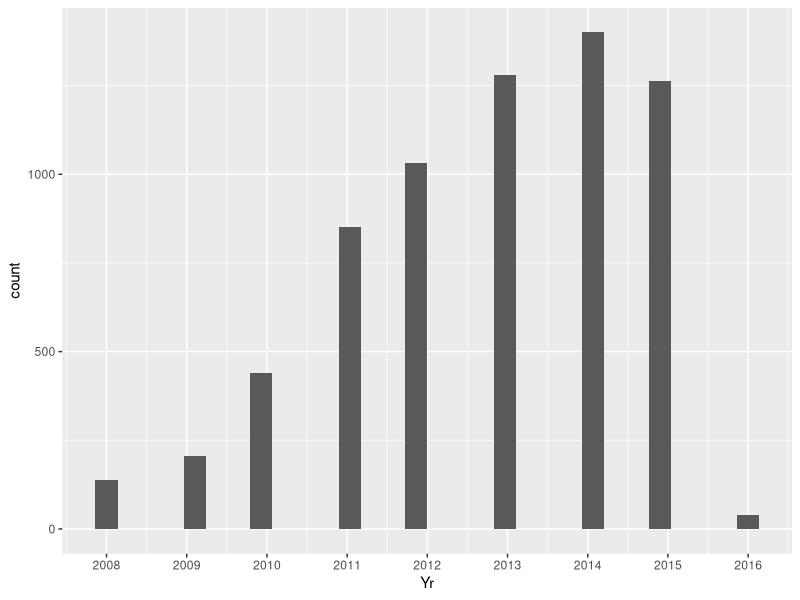
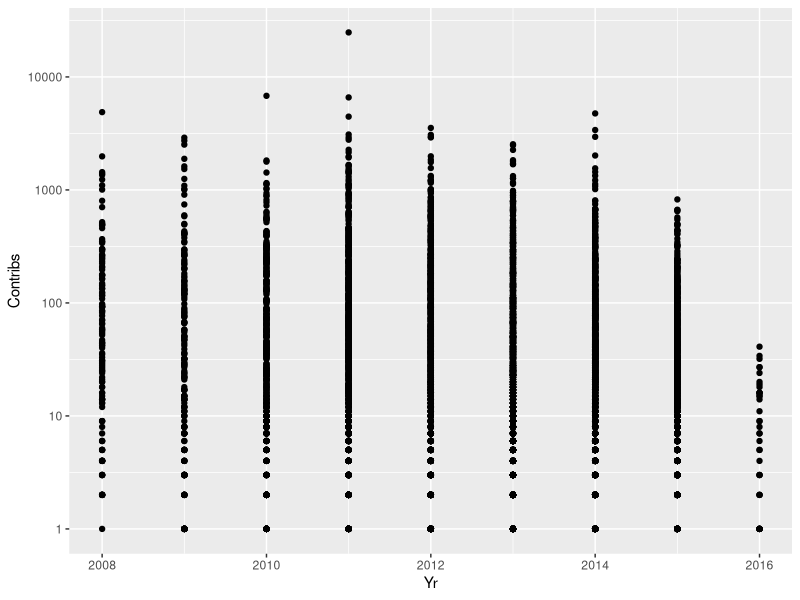
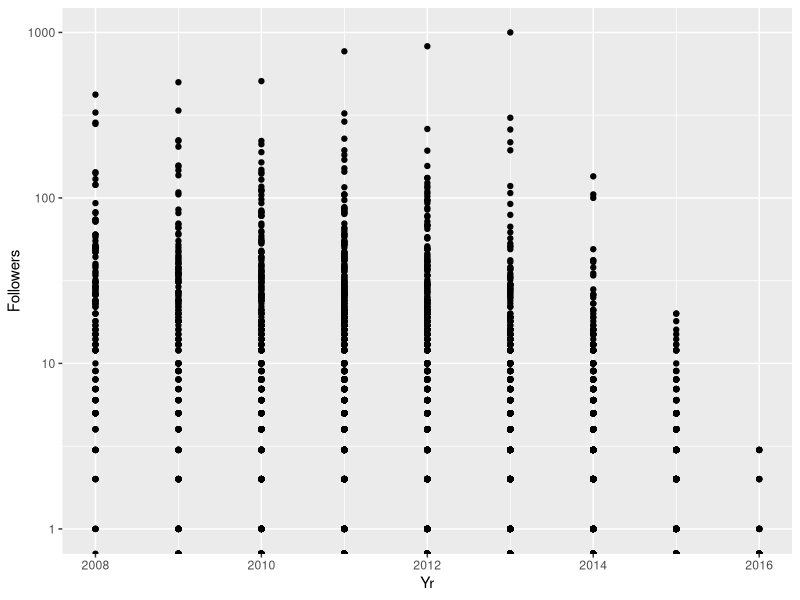
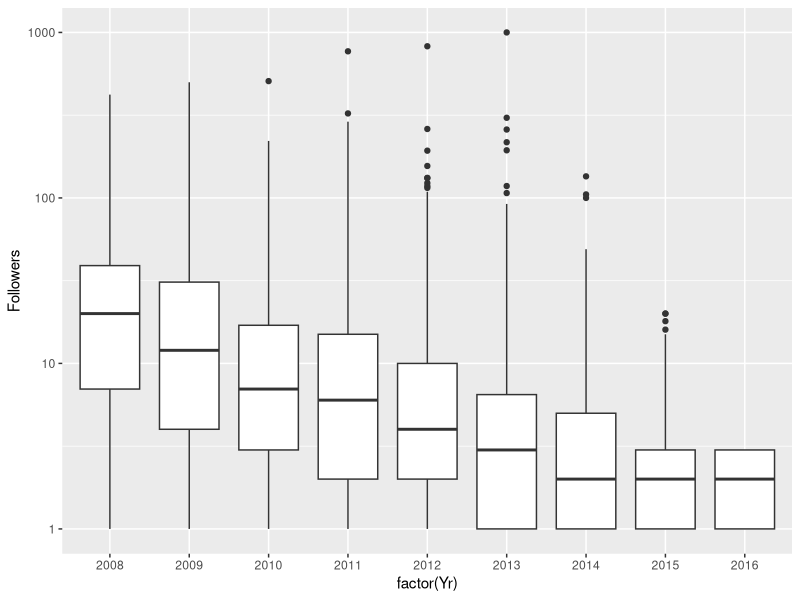
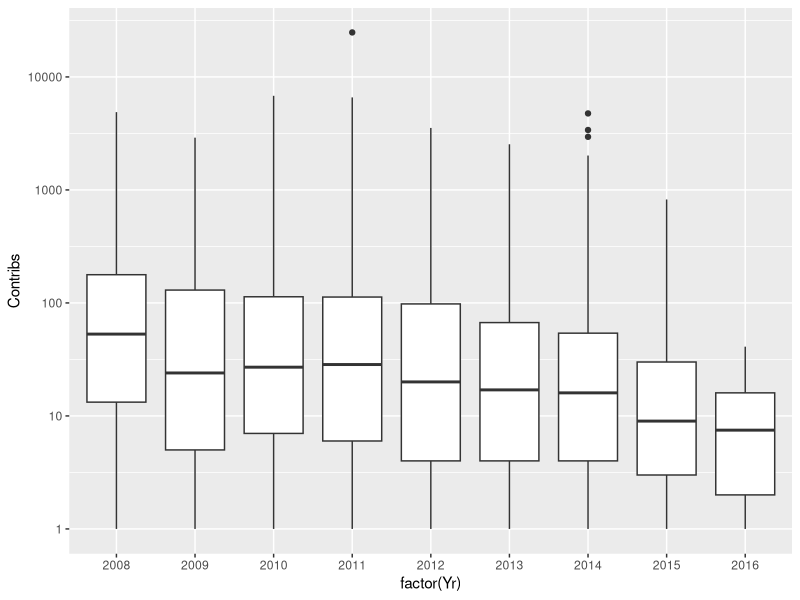

These charts were generated, in order, by the following R code:
library("ggplot2")

data <- read.csv("../data/date-followers-contrib.csv")

ggplot( data, aes(x=Yr,y=..count..))+geom_bar(stat='bin')+scale_x_continuous(breaks=c(2007:2016))

ggplot( data, aes(x=Yr,y=Contribs))+geom_point()+scale_y_log10()
ggplot( data, aes(x=Yr,y=Followers))+geom_point()+scale_y_log10()

qplot(factor(Yr), Followers, data = data, geom = "boxplot")+scale_y_log10()
qplot(factor(Yr), Contribs, data = data, geom = "boxplot")+scale_y_log10()
